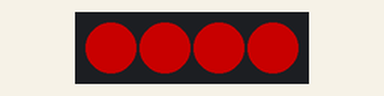
Simulated run of this sketch. Board: ATtiny85, built with avr-gcc and run on an emulated ATtiny85. Parts: 4 RGB LEDs in strip order, left to right. Dim RGB values are drawn brighter than linear; what the sketch prints to the serial monitor is not drawn.

Above: at 0.5 s.
At 1.5 s:
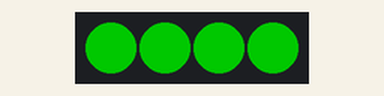
At 2.5 s:
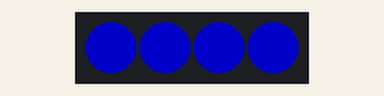
At 3.5 s:
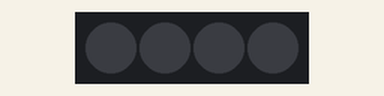
Timing chart, 0 to 5.2 s (numbered marks = the images above):
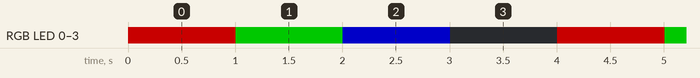

The sketch:

6812RGBW_NEWTEST.ino
```cpp
// NeoPixel测试程序显示使用白色通道的RGBW
//只有像素(在常规的RGB NeoPixel条带上看起来不正确)。

#include <Adafruit_NeoPixel.h>
#ifdef __AVR__
 #include <avr/power.h> //需要16 MHz Adafruit Trinket
#endif

// Arduino的哪个引脚连接到NeoPixels?
//对于Trinket或Gemma，我们建议将其更改为1:
#define LED_PIN     4

// Arduino有多少NeoPixels ?
#define LED_COUNT  4

//声明我们的NeoPixel strip对象:
Adafruit_NeoPixel strip(LED_COUNT, LED_PIN, NEO_GRB +NEO_KHZ800);
//参数1 = NeoPixel条带的像素数
//参数2 = Arduino引脚编号(大多数是有效的)
//参数3 =像素类型标志，根据需要加在一起:
// NEO_KHZ800 800 KHz比特流(大多数NeoPixel产品w/WS2812 led)
// NEO_KHZ400 400 KHz(经典'v1'(不是v2) FLORA像素，WS2811驱动程序)
// NEO_GRB像素为GRB比特流连接(大多数NeoPixel产品)
// NEO_RGB像素为RGB比特流连接(v1 FLORA像素，而不是v2)
// NEO_RGBW像素为RGBW比特流连接(NeoPixel RGBW产品)

void setup() {
//这些线路专门支持Adafruit Trinket 5V 16mhz。
//任何其他板，你可以移除这部分(但没有伤害):
#if defined(__AVR_ATtiny85__) && (F_CPU == 16000000)
  clock_prescale_set(clock_div_1);
#endif

  strip.begin();           //初始化新像素条对象(REQUIRED)
  strip.show();            //关闭所有像素
  strip.setBrightness(100);
  Serial.begin(115200);
  Serial.println(strip.numPixels());
}

void loop() {

  //沿着条的长度填充不同的颜色…
  colorWipe(strip.Color(255,   0,   0)     , 1000); //红色
  colorWipe(strip.Color(  0, 255,   0)     , 1000); //绿色
  colorWipe(strip.Color(  0,   0, 255)     , 1000); // 蓝色
  colorWipe(strip.Color(  0,   0,   0, 255), 1000); // 真白色(不是RGB白色)

}


void colorWipe(uint32_t color, int wait) {
strip.setPixelColor(0, color);
strip.setPixelColor(1, color);
strip.setPixelColor(2, color);
    strip.setPixelColor(3, color);         //设置像素的颜色
    strip.show();                          //更新条带匹配
    delay(wait);                           //暂停一会儿
}
```

Measured:
- by itself, RGB LED 0–3: repeats every 4.0 s: RGB(0, 100, 0) 1.0 s, RGB(0, 0, 100) 1.0 s, off 1.0 s, RGB(100, 0, 0) 1.0 s
- by itself, everything shown: repeats every 4.0 s, in 4 steps
